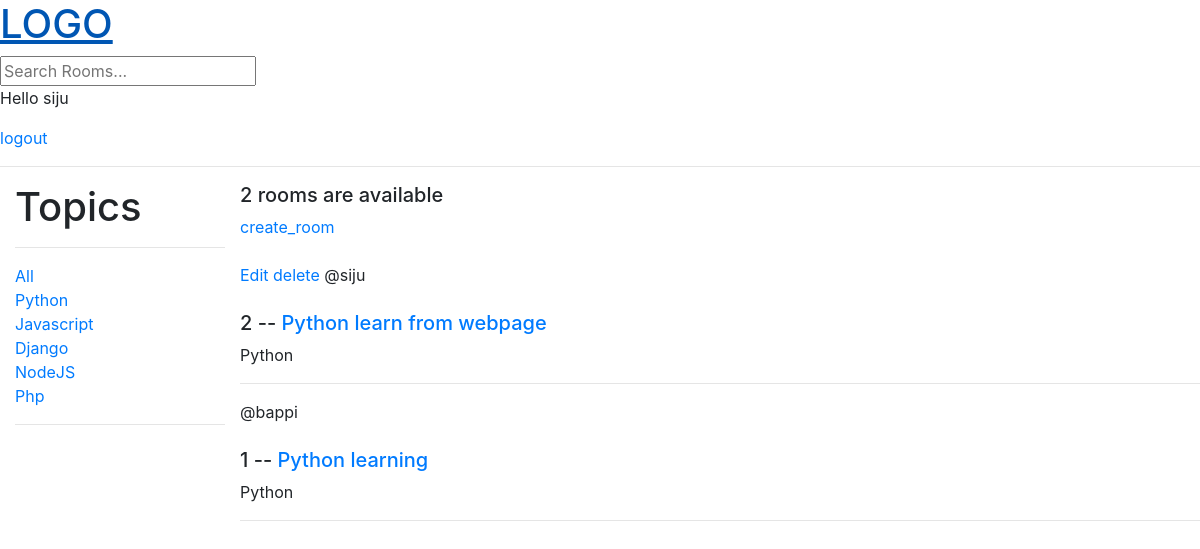
Screenshot of / (signed in) with the database file from the repository.
### base/models.py (models this page shows, shortened)
class Topic(models.Model):
    name = models.CharField(max_length=200)

class Rooms(models.Model):
    host = models.ForeignKey(User, on_delete=models.SET_NULL, null=True)
    topic = models.ForeignKey(Topic, on_delete=models.SET_NULL, null=True)
    name = models.CharField(max_length=200)
    description = models.TextField(null=True, blank=True)
    participants = models.ManyToManyField(User, related_name='participants', blank=True)
    updated = models.DateTimeField(auto_now=True)
    created = models.DateTimeField(auto_now_add=True)
    class Meta:
        ordering = ['-updated','-created']

### base/views.py (the view)
# urls.py: path('',views.home, name ="home"),
def home(request):
    q = request.GET.get('q') if request.GET.get('q') != None else ''
    print(q)
    rooms = Rooms.objects.filter(Q(topic__name__icontains =q) |
        Q(description__icontains=q) |
        Q(name__icontains=q)
        )
    topics = Topic.objects.all()
    room_count = rooms.count()
    context = {'rooms': rooms,'topics':topics, 'room_count': room_count}
    return  render(request, 'base/home.html',context)

### base/templates/base/home.html (shortened to what this page needs)
{% extends 'base/main.html' %}
{% block content%}
    <div class="home-container">
        <div>
            <div class="container">
                <h1>Topics</h1>
            <hr>
            <div>
                <a href="{% url 'home' %}"> All </a>
            </div>
            {% for topic in topics %}
                <div>
                    <a href="{% url 'home' %}?q={{topic.name}}"> {{ topic.name  }} </a>
                </div>
            {% endfor %}
            <hr>
            </div>
        </div>
        <div>
            <h5>{{ room_count }} rooms are available</h5>
            <a href="{% url 'create_room' %}">create_room</a>
            <br><br>
            <div>
                {% for room in rooms %}
                    <div>
                        {% if request.user == room.host %}
                        <a href="{% url 'update_room' room.id %}">Edit</a>
                        <a href="{% url 'delete_room' room.id %}">delete</a>
                        {% endif %}
                        <span>@{{ room.host.username }}</span><br><br>
                        <h5>{{ room.id}} -- <a href="{% url 'room' room.id %}"> {{ room.name }} </a> </h5>
                        <span>{{ room.topic.name }}</span>
                        <hr>
                    </div>
                {% endfor %}
            </div>
        </div>
    </div>
{% endblock %}

### base/templates/base/navbar.html
<a href="/">
    <h1>LOGO</h1>
</a>
<form method="GET" action="{% url 'home' %}">
    <input type="text" name="q" placeholder="Search Rooms...">
</form>
{% if request.user.is_authenticated %}
<p>Hello {{ request.user }}</p>
<a href="{% url 'logout' %}">logout</a>
{% else %}
<a href="{% url 'login' %}">Login</a>
{% endif %}
<hr>

### base/templates/base/home.html (style rules this page uses)
.home-container { display: grid; grid-template-columns: 1fr 4fr; }

### rows the page displays
Topic: name "Python"
Topic: name "Javascript"
Topic: name "Django"
Topic: name "NodeJS"
Topic: name "Php"
Rooms: shows "Edit", host.username "siju", id "2", name "Python learn from webpage", topic.name "Python"
Rooms: host.username "bappi", id "1", name "Python learning", topic.name "Python"

### other values shown
{{ request.user }} "siju"
{{ room_count }} "2"
